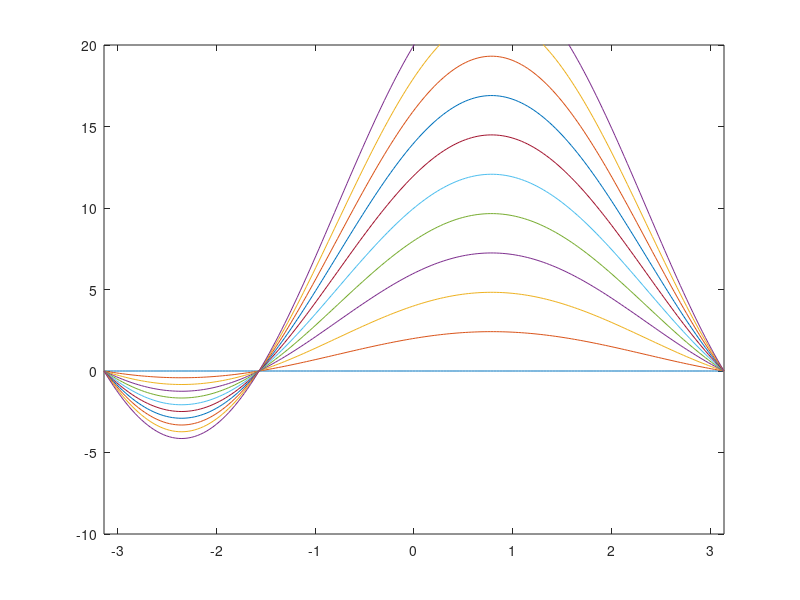

MATLAB code to generate this figure:
x = linspace(-pi, pi, 200);
y = zeros(length(x),11);
for i = 0:10
    y(:,i+1) = i*(sin(x)+cos(x)) +i;
end
plot(x, y)
axis([-pi pi -10 20])

%% ??
% x=-pi:2*pi/200:pi;
% for i=0:10
%    y=i.*(sin(x)+cos(x))+i;
%    plot(x,y)
%    hold on
%    ylim([-10,20])
% end